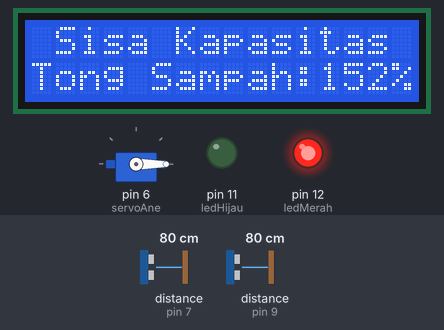
The sketch below on a simulated Arduino Uno, built with avr-gcc and run on an emulated ATmega328P. Shown: 16×2 character LCD, servo, output pins drawn as LEDs (lit = HIGH). The inputs (shaded band) are chosen by the test bench; at power-on: distance to the obstacle (sensors on pin 9, pin 7) 80 cm. The echo pulse lasts 58.3 µs per cm; the audio player accepts every command and is not drawn; what the sketch prints to the serial monitor is not drawn.

Above: at 1.2 s.
1.3 s: distance to the obstacle (sensor on pin 9) set to 18 cm
At 2.2 s:
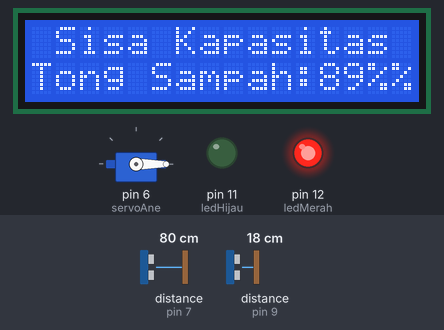
2.9 s: distance to the obstacle (sensor on pin 7) set to 23 cm
4.4 s: distance to the obstacle (sensor on pin 7) set to 19 cm
At 5.0 s:
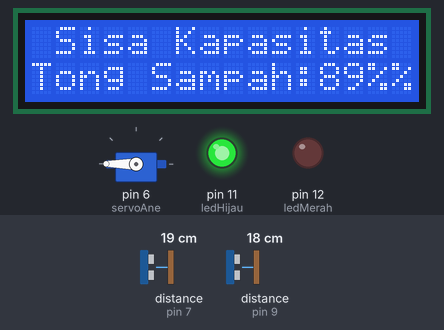
6.1 s: distance to the obstacle (sensor on pin 7) set to 35 cm
At 9.0 s:
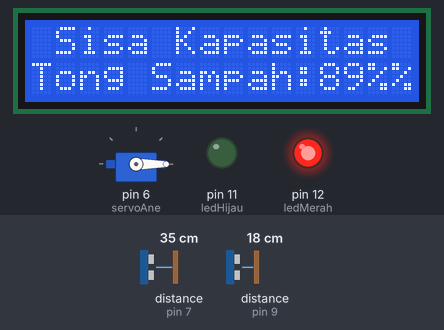
9.1 s: distance to the obstacle (sensor on pin 9) set to 60 cm
At 10.2 s:
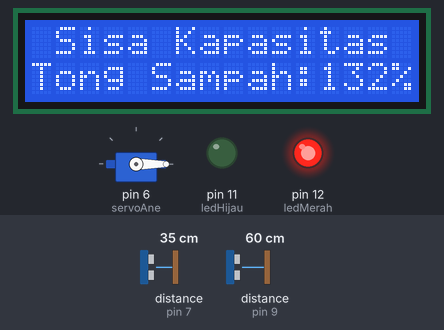
10.7 s: distance to the obstacle (sensor on pin 9) set to 2 cm
At 11.6 s:
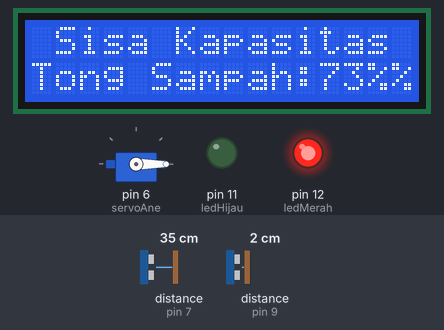
Timing chart, 0 to 13.3 s (numbered marks = the images above; inputs shaded):
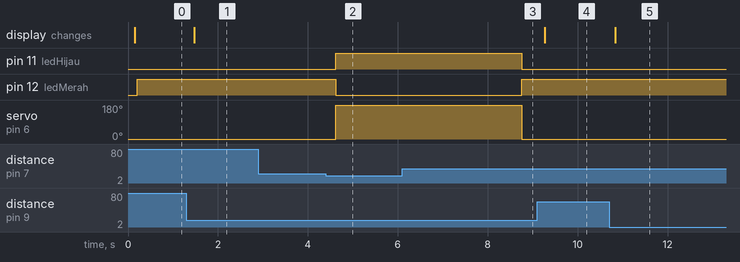

Measured:
- the behaviour switches between 21 and 20 cm on distance to the obstacle (sensor on pin 7) (found by bisection; images 1 and 2)
- after the input at 1.3 s, the display: changes after 0.17 s (image 1)
- after the input at 2.9 s, every drawn part: stays the same
- after the input at 4.4 s, pin 11 (ledHijau): LOW → HIGH after 0.22 s; pin 12 (ledMerah): HIGH → LOW after 0.22 s; servo on pin 6 (servoAne): 0° → 180° after 0.22 s
- after the input at 6.1 s, pin 11 (ledHijau): HIGH → LOW after 2.7 s; pin 12 (ledMerah): LOW → HIGH after 2.7 s; servo on pin 6 (servoAne): 180° → 0° after 2.7 s
- after the input at 9.1 s, the display: changes after 0.16 s (image 4)
- after the input at 10.7 s, the display: changes after 0.14 s (image 5)

The sketch:

programnya.ino
```cpp
// Tempat Sampah dengan Kontrol Otomatis (Sistem Tertanam)
// kelompok B1


#include <NewPing.h>          //memanggil library ultrasonic
#include <Servo.h>            //memanggil library servo

//sensor sampah
#define TRIGGER_PIN   8       //pin trigger dihubungkan ke pin 8 arduino
#define ECHO_PIN      7       //pin echo dihubungkan ke pin 7 arduino
//sensor kapasitas
#define TRIGGER_PIN2  10      //pin trigger dihubungkan ke pin 10 arduino
#define ECHO_PIN2     9       //pin echo dihubungkan ke pin 9 arduino
#define MAX_DISTANCE 200      //batas jarak dari sensor

#include <LiquidCrystal_I2C.h>         //memanggil library LCD
//inisialisasi nomor pin LCD
LiquidCrystal_I2C lcd(0x27, 16, 2);   //kalau masih tidak tampil, ganti menjadi 0x3f(alamat i2c)

#include <DFPlayer_Mini_Mp3.h>        //memanggil library DFplayer
#include <SoftwareSerial.h>

Servo servoAne;
NewPing sampah(TRIGGER_PIN, ECHO_PIN, MAX_DISTANCE);      //membuat variabel sampah
NewPing kapasitas(TRIGGER_PIN2, ECHO_PIN2, MAX_DISTANCE); //membuat variabel kapasitas

const int ledHijau = 11;         //inisialisasi pin led hijau
const int ledMerah = 12;         //inisialisasi pin led merah

void setup() {
  Serial.begin(9600);
  lcd.begin();
  servoAne.attach(6);            //inisialisasi pin servo
  servoAne.write(0);

  mp3_set_serial (Serial);
  mp3_set_volume (50);           //pengaturan volume (0-50)

  pinMode (ledHijau, OUTPUT);     //menetapkan pin 11 sebagai Output
  pinMode (ledMerah, OUTPUT);     //menetapkan pin 10 sebagai Output
}

void loop() {
  //Rumus
  delay(50);
  int US1 = sampah.ping_cm();
  int US2 = kapasitas.ping_cm()+71;   //nilai +70 di sesuaikan dengan tinggi tong sampah

  //tampil ke serial monitor
  Serial.print("sampah : ");
  Serial.print(US1);
  Serial.println("cm ");

  //tampilkan ke lcd
  lcd.setCursor(0, 0); //set kolom dan baris
  lcd.print(" Sisa Kapasitas ");
  lcd.setCursor(0, 1); //set kolom dan baris
  lcd.print("Tong Sampah:");
  lcd.print(US2);
  lcd.print("%");
  delay (50);

  //Jika sensor mendeteksi orang mendekati tong sampah, maka tetapkan servo di posisi 180 derajat
  //dan nyalakan led hijau serta matikan led merah. kemudian DFpalyer menyala sebagai suara
  if(US1 <= 20){
    servoAne.write(180);            //posisikan servo di 180 derajat
    digitalWrite (ledMerah, LOW);   //LED merah padam
    digitalWrite (ledHijau, HIGH);  //LED hijau nyala
    mp3_play(1);
    delay (4000); //durasi disesuaikan dengan durasi musik
  }

   //Jika sensor tidak mendeteksi ada orang di dekat tong sampah, maka tetapkan servo di posisi 0 derajat
   //dan nyalakan led merah serta matikan led hijau.
  else{
    servoAne.write(0);  //posisikan servo di 0 derajat
    delay(5);
    mp3_stop();


  digitalWrite (ledMerah, HIGH);    //LED merah nyala
  digitalWrite (ledHijau, LOW);     //LED hijau padam
  }
}
```
